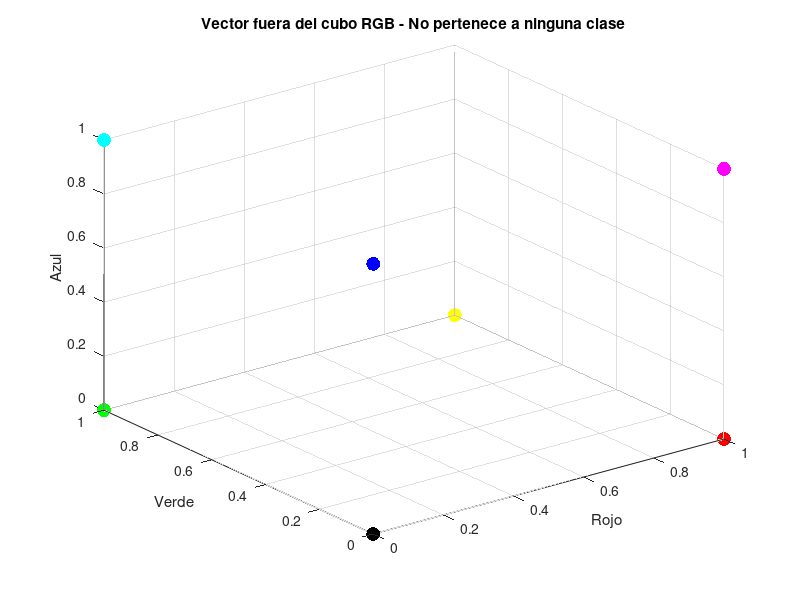

This figure's MATLAB source:
function clasificador_interactivo_modificado()
    % Tabla de verdad solo con Clase 1 (colores puros) y Clase 2 (mezclas)
    tabla_verdad = [
        % Clase 1 (colores puros)
        0, 0, 0, 1;   % Negro
        1, 0, 0, 1;   % Rojo
        0, 1, 0, 1;   % Verde
        0, 0, 1, 1;   % Azul

        % Clase 2 (mezclas)
        1, 1, 0, 2;   % Amarillo
        1, 0, 1, 2;   % Magenta
        0, 1, 1, 2;   % Cyan
        1, 1, 1, 2;   % Blanco
    ];
    fprintf('\n');

    % Solicitar valores RGB al usuario
    fprintf('Ingrese valores RGB (0-1):\n');
    r = input('Rojo: ');
    g = input('Verde: ');
    b = input('Azul: ');
    vector = [r, g, b];

    % Verificar si el vector está fuera del cubo RGB
    if any(vector < 0) || any(vector > 1)
        fprintf('\nResultado:\n');
        fprintf('Vector [%.2f, %.2f, %.2f] está fuera del cubo RGB (0-1)\n', vector(1), vector(2), vector(3));
        fprintf('No pertenece a ninguna clase\n');
        visualizar_clasificacion(tabla_verdad, vector, -1); % Usamos -1 para indicar fuera del cubo
        return;
    end

    % Clasificar por Distancia de Mahalanobis
    [clase, distancia] = clasificar_mahalanobis(vector, tabla_verdad);

    fprintf('\nMétodo: Distancia de Mahalanobis\n');
    fprintf('Distancia mínima: %.4f\n', distancia);

    % Mostrar resultados
    fprintf('\nResultado:\n');
    fprintf('Vector [%.2f, %.2f, %.2f]\n', vector(1), vector(2), vector(3));
    fprintf('Clase: %d\n', clase);

    % Visualización
    visualizar_clasificacion(tabla_verdad, vector, clase);
end

function [clase, min_distancia] = clasificar_mahalanobis(vector, tabla_verdad)
    % Separar por clases (solo 1 y 2)
    clases = unique(tabla_verdad(:,4));
    distancias = zeros(length(clases), 1);

    for c = 1:length(clases)
        puntos_clase = tabla_verdad(tabla_verdad(:,4) == clases(c), 1:3);
        media = mean(puntos_clase);
        % Regularización: + eye(3)*0.001 ayuda a asegurar que la matriz no sea singular
        cov_mat = cov(puntos_clase) + eye(3)*0.001;

        diff = vector - media;
        % Fórmula de la distancia de Mahalanobis: sqrt( (x - mu)' * Sigma^-1 * (x - mu) )
        distancias(c) = sqrt(diff * inv(cov_mat) * diff');
    end

    [min_distancia, idx] = min(distancias);
    clase = clases(idx);
end

function visualizar_clasificacion(tabla_verdad, vector, clase)
    figure;
    hold on;
    grid on;

    % Colores para los puntos de referencia (Clase 1 y Clase 2)
    colores = {'k', 'r', 'g', 'b', 'y', 'm', 'c', 'w'};

    % Graficar puntos de referencia
    for i = 1:size(tabla_verdad, 1)
        scatter3(tabla_verdad(i,1), tabla_verdad(i,2), tabla_verdad(i,3), ...
                100, colores{i}, 'filled');
    end

    % Graficar vector de usuario
    if clase == -1
        % Vector fuera del cubo: se marca con 'x' roja
        scatter3(vector(1), vector(2), vector(3), 150, 'r', 'x', 'LineWidth', 2);
    else
        % Vector dentro del cubo: se marca con un pentagrama negro 'p'
        scatter3(vector(1), vector(2), vector(3), 150, 'k', 'p', 'filled');
    end

    % Configuración de la gráfica
    xlabel('Rojo'); ylabel('Verde'); zlabel('Azul');

    if clase == -1
        title('Vector fuera del cubo RGB - No pertenece a ninguna clase');
    else
        title(sprintf('Clasificación por Mahalanobis: Clase %d', clase));
    end

    axis([0 1 0 1 0 1]);
    view(3);
    hold off;
end